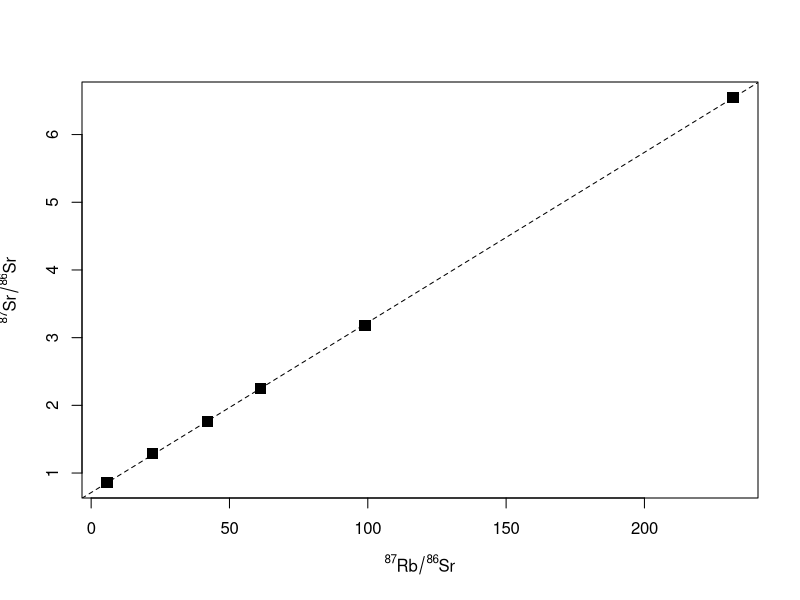

Recreate this plot in R.
acari <- read.table("acari.data",sep="\t")
colnames(acari) <- c("87Rb/86Sr","er.x","87Sr/86Sr","er.y")

plot(acari[,1],acari[,3],xlab=expression(""^87*Rb/""^86*Sr),ylab=expression(""^87*Sr/""^86*Sr),pch=15,cex=1.5)
izoch <- lm(acari[,3]~acari[,1]) 
print(izoch)

abline(izoch,lty="dashed")

age <- 1/1.42e-11*log(izoch$coeff[2]+1)
print(age/1e6)
